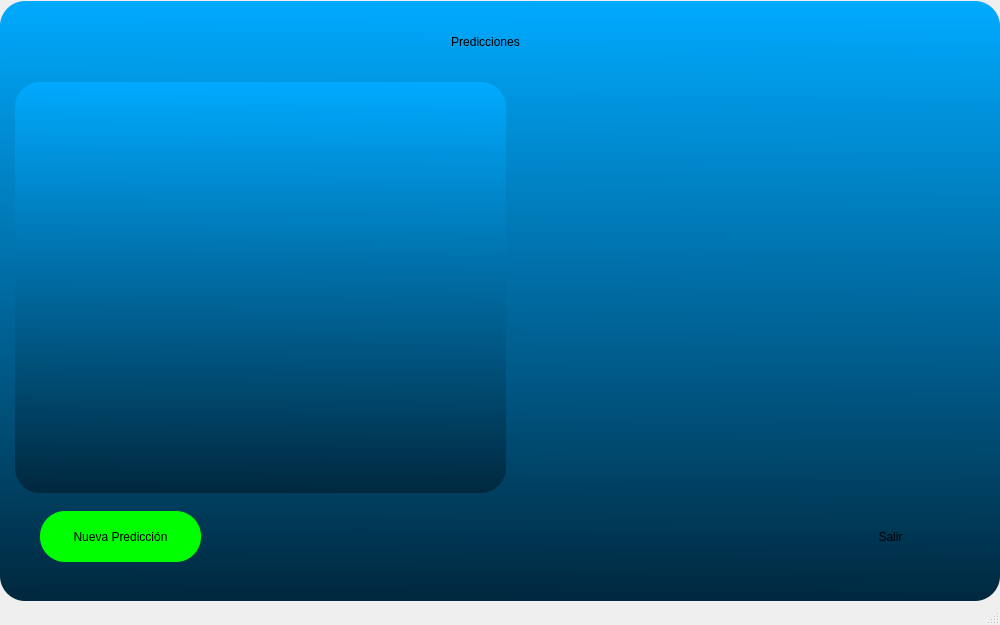
<?xml version="1.0" encoding="UTF-8"?>
<ui version="4.0">
 <class>MainWindow</class>
 <widget class="QMainWindow" name="MainWindow">
  <property name="geometry">
   <rect>
    <x>0</x>
    <y>0</y>
    <width>1000</width>
    <height>625</height>
   </rect>
  </property>
  <property name="maximumSize">
   <size>
    <width>1000</width>
    <height>625</height>
   </size>
  </property>
  <property name="windowTitle">
   <string>MainWindow</string>
  </property>
  <widget class="QWidget" name="centralwidget">
   <layout class="QVBoxLayout" name="verticalLayout">
    <property name="spacing">
     <number>0</number>
    </property>
    <property name="leftMargin">
     <number>0</number>
    </property>
    <property name="topMargin">
     <number>0</number>
    </property>
    <property name="rightMargin">
     <number>0</number>
    </property>
    <property name="bottomMargin">
     <number>0</number>
    </property>
    <item>
     <widget class="QFrame" name="frame">
      <property name="minimumSize">
       <size>
        <width>1000</width>
        <height>600</height>
       </size>
      </property>
      <property name="maximumSize">
       <size>
        <width>1000</width>
        <height>600</height>
       </size>
      </property>
      <property name="styleSheet">
       <string notr="true">background-color: qlineargradient(spread:reflect, x1:0.483, y1:0, x2:0.472637, y2:1, stop:0 rgba(0, 170, 255, 255), stop:1 rgba(0, 40, 62, 255));
border-radius:25px;</string>
      </property>
      <property name="frameShape">
       <enum>QFrame::StyledPanel</enum>
      </property>
      <property name="frameShadow">
       <enum>QFrame::Raised</enum>
      </property>
      <widget class="QLabel" name="label">
       <property name="geometry">
        <rect>
         <x>360</x>
         <y>20</y>
         <width>251</width>
         <height>41</height>
        </rect>
       </property>
       <property name="styleSheet">
        <string notr="true">background-color: rgba(0, 0, 0,0%);
font: 75 25pt &quot;Arial&quot;;
border:None</string>
       </property>
       <property name="text">
        <string>Predicciones</string>
       </property>
       <property name="alignment">
        <set>Qt::AlignCenter</set>
       </property>
      </widget>
      <widget class="QPushButton" name="nueva_prediccion">
       <property name="geometry">
        <rect>
         <x>40</x>
         <y>510</y>
         <width>161</width>
         <height>51</height>
        </rect>
       </property>
       <property name="styleSheet">
        <string notr="true">QPushButton{
	background-color: rgb(0, 255, 0);
	font: 75 12pt &quot;MS Shell Dlg 2&quot;
}
QPushButton:hover{
	background-color: rgb(255, 255, 0);
	font: 75 12pt &quot;MS Shell Dlg 2&quot;
}</string>
       </property>
       <property name="text">
        <string>Nueva Predicción</string>
       </property>
      </widget>
      <widget class="QPushButton" name="nueva_prediccion_2">
       <property name="geometry">
        <rect>
         <x>810</x>
         <y>510</y>
         <width>161</width>
         <height>51</height>
        </rect>
       </property>
       <property name="styleSheet">
        <string notr="true">QPushButton{
	background-color: rgba(0, 0, 0,0%);
	font: 75 12pt &quot;MS Shell Dlg 2&quot;;
	border:None;
}
QPushButton:hover{
	background-color: rgb(255, 255, 0);
	font: 75 12pt &quot;MS Shell Dlg 2&quot;
}</string>
       </property>
       <property name="text">
        <string>Salir</string>
       </property>
      </widget>
      <widget class="QTableWidget" name="tabla_predicciones">
       <property name="geometry">
        <rect>
         <x>15</x>
         <y>81</y>
         <width>491</width>
         <height>411</height>
        </rect>
       </property>
       <property name="styleSheet">
        <string notr="true"/>
       </property>
      </widget>
      <widget class="QLabel" name="mostrar_imagen">
       <property name="geometry">
        <rect>
         <x>524</x>
         <y>85</y>
         <width>461</width>
         <height>401</height>
        </rect>
       </property>
       <property name="styleSheet">
        <string notr="true">background-color: rgba(0, 0, 0,0%);
font: 75 25pt &quot;Arial&quot;;
border:None</string>
       </property>
       <property name="text">
        <string/>
       </property>
      </widget>
     </widget>
    </item>
   </layout>
  </widget>
  <widget class="QStatusBar" name="statusbar"/>
 </widget>
 <resources/>
 <connections>
  <connection>
   <sender>nueva_prediccion_2</sender>
   <signal>clicked()</signal>
   <receiver>MainWindow</receiver>
   <slot>close()</slot>
   <hints>
    <hint type="sourcelabel">
     <x>690</x>
     <y>532</y>
    </hint>
    <hint type="destinationlabel">
     <x>630</x>
     <y>606</y>
    </hint>
   </hints>
  </connection>
 </connections>
</ui>
